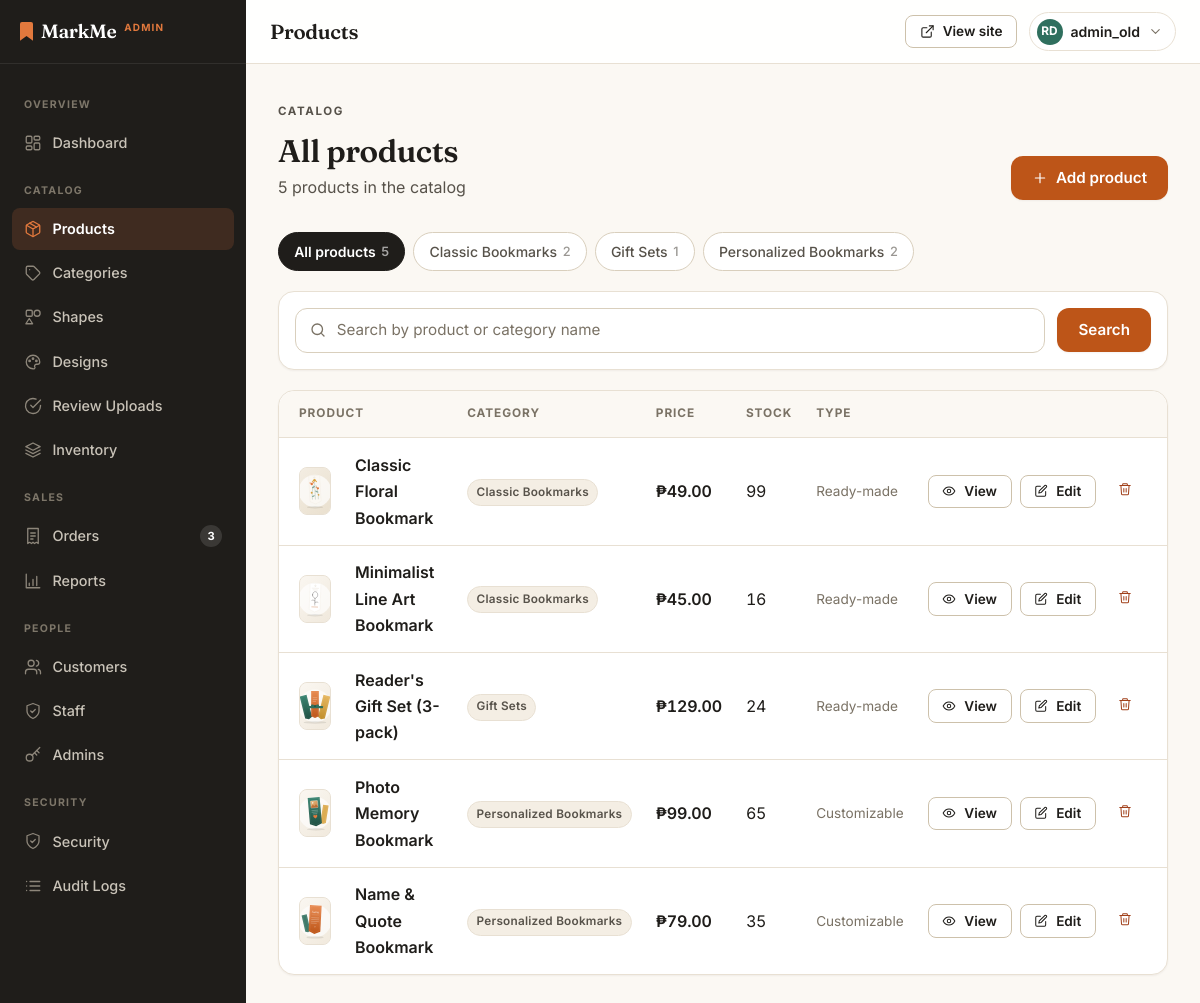
/admin/products.php (signed in), run on the app's committed database.
### tables this page shows
CREATE TABLE `products` (
  `product_id` int(10) UNSIGNED NOT NULL,
  `category_id` int(10) UNSIGNED NOT NULL,
  `name` varchar(150) NOT NULL,
  `description` text DEFAULT NULL,
  `price` decimal(10,2) NOT NULL,
  `stock_quantity` int(10) UNSIGNED NOT NULL DEFAULT 0,
  `low_stock_threshold` int(10) UNSIGNED NOT NULL DEFAULT 5,
  `image_path` varchar(255) NOT NULL,
  `is_customizable` tinyint(1) NOT NULL DEFAULT 1,
  `created_at` timestamp NOT NULL DEFAULT current_timestamp(),
  `updated_at` timestamp NOT NULL DEFAULT current_timestamp() ON UPDATE current_timestamp()
);

CREATE TABLE `categories` (
  `category_id` int(10) UNSIGNED NOT NULL,
  `name` varchar(100) NOT NULL,
  `description` varchar(255) DEFAULT NULL,
  `created_at` timestamp NOT NULL DEFAULT current_timestamp()
);

### admin/includes/admin_header.php (called while the page is built, shortened)
<?php
require_once __DIR__ . '/../../includes/icons.php';
require __DIR__ . '/../../includes/backoffice/shell_header.php';

### admin/products.php (called while the page is built)
<?php
require __DIR__ . '/../includes/backoffice/screens/products.php';
require __DIR__ . '/includes/admin_header.php';
require __DIR__ . '/../includes/backoffice/views/products.php';
require __DIR__ . '/../includes/backoffice/shell_footer.php';

### includes/functions.php (called while the page is built, shortened)
<?php
require_once __DIR__ . '/../config/db.php';
function e(?string $value): string
{
    return htmlspecialchars($value ?? '', ENT_QUOTES, 'UTF-8');
}
function format_price(float $amount): string
{
    return '₱' . number_format($amount, 2);
}
function is_logged_in(): bool
{
    return isset($_SESSION['user']);
}
function is_admin(): bool
{
    return is_logged_in() && $_SESSION['user']['role'] === 'admin';
}
function role_capabilities(string $role): array
{
    if ($role === 'admin') {
        return ['*'];
    }
    return [];
}
function can(string $capability): bool
{
    $caps = role_capabilities($_SESSION['user']['role']);
    return in_array('*', $caps, true) || in_array($capability, $caps, true);
}
function panel_base(): string
{
    return is_admin() ? '/admin' : '/staff';
}
function panel_url(string $page = ''): string
{
    return BASE_URL . panel_base() . ($page !== '' ? '/' . ltrim($page, '/') : '');
}
function upload_url(string $folder, ?string $file): string
{
    $file = (string)$file;
    $base = BASE_URL . '/uploads/' . $folder . '/' . rawurlencode($file);
    $path = __DIR__ . '/../uploads/' . $folder . '/' . $file;
    return is_file($path) ? $base . '?v=' . filemtime($path) : $base;
}

### includes/backoffice/screens/products.php (called while the page is built, shortened)
<?php
$categories = db()->query(
    'SELECT c.category_id, c.name, COUNT(p.product_id) AS product_count
       FROM categories c
       LEFT JOIN products p ON p.category_id = c.category_id
      GROUP BY c.category_id, c.name
      ORDER BY c.name'
)->fetchAll();
$validCategoryIds = array_map('intval', array_column($categories, 'category_id'));
$categoryFilter = isset($_GET['category']) && in_array((int)$_GET['category'], $validCategoryIds, true)
    ? (int)$_GET['category']
    : 0;

### config/db.php (called while the page is built, shortened)
<?php
function db(): PDO
{
    static $pdo = null;
    if ($pdo === null) {
        $dsn = 'mysql:host=' . DB_HOST . ';dbname=' . DB_NAME . ';charset=' . DB_CHARSET;
        $pdo = new PDO($dsn, DB_USER, DB_PASS, [
            PDO::ATTR_ERRMODE => PDO::ERRMODE_EXCEPTION,
            PDO::ATTR_DEFAULT_FETCH_MODE => PDO::FETCH_ASSOC,
            PDO::ATTR_EMULATE_PREPARES => false,
        ]);
    }
    return $pdo;
}

### includes/backoffice/views/products.php (the view, shortened to what this page needs)
<?php
$search = trim((string)($_GET['q'] ?? ''));
$params = [];
$sql = 'SELECT p.*, c.name AS category_name FROM products p
        JOIN categories c ON c.category_id = p.category_id';
$sql .= $categoryFilter > 0
    ? ' ORDER BY p.name ASC'
    : ' ORDER BY p.created_at DESC';
$stmt = db()->prepare($sql);
$stmt->execute($params);
$products = $stmt->fetchAll();
$countSql = 'SELECT p.category_id, COUNT(*) AS n
               FROM products p
               JOIN categories c ON c.category_id = p.category_id';
$countParams = [];
$countSql .= ' GROUP BY p.category_id';
$countStmt = db()->prepare($countSql);
$countStmt->execute($countParams);
$perCategory = array_column($countStmt->fetchAll(), 'n', 'category_id');
$categoryChips = [0 => ['All products', array_sum($perCategory)]];
foreach ($categories as $c) {
    $categoryChips[(int)$c['category_id']] = [
        $c['name'],
        (int)($perCategory[$c['category_id']] ?? 0),
    ];
}
$filterUrl = static function (int $category) use ($search): string {
    $qs = array_filter(
        ['category' => $category > 0 ? (string)$category : '', 'q' => $search],
        static fn($v) => $v !== ''
    );
    return panel_url('products.php' . ($qs ? '?' . http_build_query($qs) : ''));
};
$headTitle = $categoryFilter > 0 ? $categoryChips[$categoryFilter][0] : 'All products';
$headNote = $categoryFilter > 0 ? 'in this category' : 'in the catalog';
?>
<div class="page-head">
    <div>
        <p class="eyebrow eyebrow-muted">Catalog</p>
        <h2 style="margin-top:var(--s-2)"><?= e($headTitle) ?></h2>
        <p>
            <?= count($products) ?> <?= count($products) === 1 ? 'product' : 'products' ?>
            <?= e($headNote) ?><?php if ($search !== ''): ?>
                matching &ldquo;<?= e($search) ?>&rdquo;<?php endif; ?>
        </p>
    </div>
    <?php if (can('products.manage')): ?>
        <div class="d-flex flex-wrap gap-2">
            <a href="<?= BASE_URL ?>/admin/product_form.php" class="btn btn-primary">
                <?= icon('plus', 16) ?> Add product
            </a>
        </div>
    <?php endif; ?>
</div>
<div class="filter-pills" style="margin-top:0" role="group" aria-label="Filter products by category">
    <?php foreach ($categoryChips as $id => [$label, $count]): ?>
        <a class="pill <?= $categoryFilter === $id ? 'active' : '' ?>" href="<?= e($filterUrl($id)) ?>"
           <?= $categoryFilter === $id ? 'aria-current="true"' : '' ?>>
            <?= e($label) ?> <span class="count"><?= $count ?></span>
        </a>
    <?php endforeach; ?>
</div>
<form method="get" class="admin-toolbar" role="search" style="margin-bottom:var(--s-5)">
    <div class="input-icon">
        <input type="search" class="form-control" id="adminProductSearch" name="q"
               value="<?= e($search) ?>" placeholder="Search by product or category name">
    </div>
    <button type="submit" class="btn btn-primary">Search</button>
</form>
<div class="data-card">
    <div class="table-responsive">
        <table class="table table-hover">
            <thead>
                <tr>
                    <th scope="col" colspan="2">Product</th>
                    <th scope="col">Category</th>
                    <th scope="col">Price</th>
                    <th scope="col">Stock</th>
                    <th scope="col">Type</th>
                    <th scope="col"><span class="visually-hidden">Actions</span></th>
                </tr>
            </thead>
            <tbody>
                <?php foreach ($products as $product): ?>
                    <?php $stock = (int)$product['stock_quantity']; ?>
                    <tr>
                        <td style="width:64px">
                            <img class="thumb" src="<?= upload_url('products', $product['image_path']) ?>"
                                 width="48" height="48" alt="" loading="lazy">
                        </td>
                        <th scope="row" style="font-weight:600"><?= e($product['name']) ?></th>
                        <td><span class="badge badge-cat"><?= e($product['category_name']) ?></span></td>
                        <td class="mono-num" style="font-weight:600"><?= format_price($product['price']) ?></td>
                        <td>
                            <?php if ($stock === 0): ?>
                                <span class="badge bg-danger">Out of stock</span>
                            <?php elseif ($stock <= (int)$product['low_stock_threshold']): ?>
                                <span class="badge bg-warning"><?= $stock ?> left</span>
                            <?php else: ?>
                                <span class="mono-num"><?= $stock ?></span>
                            <?php endif; ?>
                        </td>
                        <td class="text-muted" style="font-size:.85rem">
                            <?= $product['is_customizable'] ? 'Customizable' : 'Ready-made' ?>
                        </td>
                        <td>
                            <div class="table-actions">
                                <a href="<?= BASE_URL ?>/customer/product.php?id=<?= (int)$product['product_id'] ?>"
                                   class="btn btn-secondary btn-sm"
                                   aria-label="View <?= e($product['name']) ?> on the storefront">
                                    <?= icon('eye', 14) ?> View
                                </a>
                                <?php if (can('products.manage')): ?>
                                    <a href="<?= BASE_URL ?>/admin/product_form.php?id=<?= (int)$product['product_id'] ?>"
                                       class="btn btn-secondary btn-sm" aria-label="Edit <?= e($product['name']) ?>">
                                        <?= icon('edit', 14) ?> Edit
                                    </a>
                                <?php endif; ?>
                                <?php if (can('products.manage')): ?>
                                    <form method="post" action="<?= BASE_URL ?>/admin/product_delete.php"
                                          data-confirm
                                          data-confirm-title="Delete product?"
                                          data-confirm-body="Delete &quot;<?= e($product['name']) ?>&quot;?"
                                          data-confirm-action="Delete product">
                                        <button type="submit" class="btn btn-outline-danger btn-sm"
                                                aria-label="Delete <?= e($product['name']) ?>">
                                            <?= icon('trash', 14) ?>
                                        </button>
                                    </form>
                                <?php endif; ?>
                            </div>
                        </td>
                    </tr>
                <?php endforeach; ?>
            </tbody>
        </table>
    </div>
</div>

### includes/icons.php (shortened to what this page needs)
<?php
function icon(string $name, int $size = 20, string $class = '', ?string $label = null): string
{
    $d = $paths[$name] ?? $paths['info'];
    $cls = trim('mm-icon ' . $class);
    $a11y = $label !== null
        ? ' role="img" aria-label="' . e($label) . '"'
        : ' aria-hidden="true" focusable="false"';
    return '<svg class="' . e($cls) . '" width="' . $size . '" height="' . $size . '"'
        . ' viewBox="0 0 24 24" fill="none" stroke="currentColor" stroke-width="1.75"'
        . ' stroke-linecap="round" stroke-linejoin="round"' . $a11y . '>' . $d . '</svg>';
}

### assets/css/variables.css (style rules this page uses)
:root { --cream: #fbf8f3; --cream-2: #f4eee4; --surface: #ffffff; --ink: #1f1d1a; --ink-2: #57524a; --ink-3: #7a7265; --accent: #e2793d; --accent-600: #bd5518; --accent-700: #a4470f; --accent-050: #fdf1e8; --green: #2f6f5e; --green-700: #1f4f42; --green-050: #e8f1ed; --gold: #d9a441; --ink-surface: var(--ink); --on-ink: #ffffff; --bar-bg: rgba(255, 255, 255, 0.92); --chip-bg: rgba(255, 255, 255, 0.94); --accent-text: var(--accent-700); --green-text: var(--green-700); --green-ink: var(--green); --border: #e8e0d3; --border-2: #d9cfbd; --row-hover: #fbf8f3; --hover-surface: #f4eee4; --btn-outline-border: #cdc1ab; --accent-border: #f0d9c6; --green-border: #cfe3da; --danger-border: #f0d3c5; --danger: #a1401a; --danger-050: #fbeae2; --warn: #8a6410; --warn-050: #fbf2dd; --shadow-xs: 0 1px 2px rgba(31, 29, 26, 0.05); --shadow-sm: 0 2px 6px rgba(31, 29, 26, 0.06); --shadow-md: 0 8px 20px rgba(31, 29, 26, 0.08); --shadow-lg: 0 18px 44px rgba(31, 29, 26, 0.12); --r-sm: 8px; --r-md: 12px; --r-lg: 16px; --r-xl: 24px; --r-pill: 999px; --art-bg: #ffffff; --s-1: 0.25rem; --s-2: 0.5rem; --s-3: 0.75rem; --s-4: 1rem; --s-5: 1.25rem; --s-6: 1.5rem; --s-8: 2rem; --s-10: 2.5rem; --s-12: 3rem; --s-16: 4rem; --section-y: clamp(3.25rem, 5.5vw, 5rem); --container: 1240px; --header-h: 68px; --font-display: "Fraunces", Georgia, "Times New Roman", serif; --font-body: "Inter", -apple-system, BlinkMacSystemFont, "Segoe UI", Roboto, sans-serif; --ease: cubic-bezier(0.2, 0.7, 0.3, 1); --ease-entrance: cubic-bezier(0.16, 1, 0.3, 1); --t-fast: 0.15s var(--ease); --t-base: 0.22s var(--ease); --bs-body-font-family: var(--font-body); --bs-body-color: var(--ink); --bs-border-color: var(--border); --bs-link-color: var(--green); --bs-link-hover-color: var(--green-700); --bs-border-radius: var(--r-md); }

### assets/css/base.css (style rules this page uses)
*, *::before, *::after { box-sizing: border-box; }
html { scroll-behavior: smooth; -webkit-text-size-adjust: 100%; }
body { display: flex; flex-direction: column; min-height: 100vh; margin: 0; background: var(--cream); color: var(--ink); font-family: var(--font-body); font-size: 1rem; line-height: 1.65; -webkit-font-smoothing: antialiased; }
h1, h2, h3, h4, h5, h6, .display-serif, .brand-mark { font-family: var(--font-display); font-weight: 600; color: var(--ink); line-height: 1.18; letter-spacing: -0.015em; margin: 0; }
h2, .h2 { font-size: clamp(1.6rem, 2.6vw, 2.1rem); }
p { margin: 0 0 var(--s-4); }
p:last-child { margin-bottom: 0; }
a { color: var(--green-ink); text-decoration: none; transition: color var(--t-fast); }
img { max-width: 100%; }
.eyebrow { display: inline-block; font-family: var(--font-body); font-size: 0.72rem; font-weight: 700; letter-spacing: 0.14em; text-transform: uppercase; color: var(--accent-text); margin: 0; }
.eyebrow-muted { color: var(--ink-3); }
.text-muted, .text-body-secondary { color: var(--ink-3) !important; }
.mono-num { font-variant-numeric: tabular-nums; letter-spacing: -0.01em; }
.page-head { display: flex; flex-wrap: wrap; align-items: flex-end; justify-content: space-between; gap: var(--s-4); margin-bottom: var(--s-8); }
.page-head .eyebrow { margin-bottom: var(--s-1); }
.page-head p { color: var(--ink-2); margin: var(--s-1) 0 0; }

### assets/css/admin.css (style rules this page uses)
.admin-body { background: var(--cream); display: block; min-height: 100vh; }
.admin-nav a svg { color: #8d867a; flex: none; transition: color var(--t-fast); }
.admin-nav a.active svg { color: var(--accent); }
.data-card { background: var(--surface); border: 1px solid var(--border); border-radius: var(--r-lg); box-shadow: var(--shadow-xs); overflow: hidden; }
.data-card .table { margin: 0; }
.data-card .table > :not(caption) > * > *:first-child { padding-left: var(--s-5); }
.data-card .table > :not(caption) > * > *:last-child { padding-right: var(--s-5); }
.data-card .table thead th { background: var(--cream); }
.table-actions { display: flex; gap: var(--s-2); justify-content: flex-end; }

### assets/css/responsive.css (style rules this page uses)
[id] { scroll-margin-top: calc(var(--header-h) + 16px); }

### assets/css/overrides.css (style rules this page uses)
.data-card .table-responsive { border-radius: inherit; }
.mm-icon { display: inline-block; vertical-align: -0.15em; flex: none; }
.btn .mm-icon, .pill .mm-icon, .stock-line .mm-icon { vertical-align: middle; }
.btn-secondary, .btn-outline-primary, .btn-outline-secondary, .btn-outline-dark { --bs-btn-border-color: var(--btn-outline-border); border-color: var(--btn-outline-border); background: var(--surface); }
.table-responsive { position: relative; max-width: 100%; }

### data on the page
products: image_path (picture), name "Classic Floral Bookmark", category.name "Classic Bookmarks", price "₱49.00", stock_quantity "99", is_customizable "Ready-made", $size 14 (drawn)
products: image_path (picture), name "Minimalist Line Art Bookmark", category.name "Classic Bookmarks", price "₱45.00", stock_quantity "16", is_customizable "Ready-made", $size 14 (drawn)
products: image_path (picture), name "Reader's Gift Set (3-pack)", category.name "Gift Sets", price "₱129.00", stock_quantity "24", is_customizable "Ready-made", $size 14 (drawn)
products: image_path (picture), name "Photo Memory Bookmark", category.name "Personalized Bookmarks", price "₱99.00", stock_quantity "65", is_customizable "Customizable", $size 14 (drawn)
products: image_path (picture), name "Name & Quote Bookmark", category.name "Personalized Bookmarks", price "₱79.00", stock_quantity "35", is_customizable "Customizable", $size 14 (drawn)

### other printed values
is_admin() ? 'Admin' : 'Staff' "ADMIN"
$label "OVERVIEW"
$text "Dashboard"
$label "CATALOG"
$text "Products"
$text "Categories"
$text "Shapes"
$text "Designs"
$text "Review Uploads"
$text "Inventory"
$label "SALES"
$text "Orders"
$badge "3"
$text "Reports"
$label "PEOPLE"
